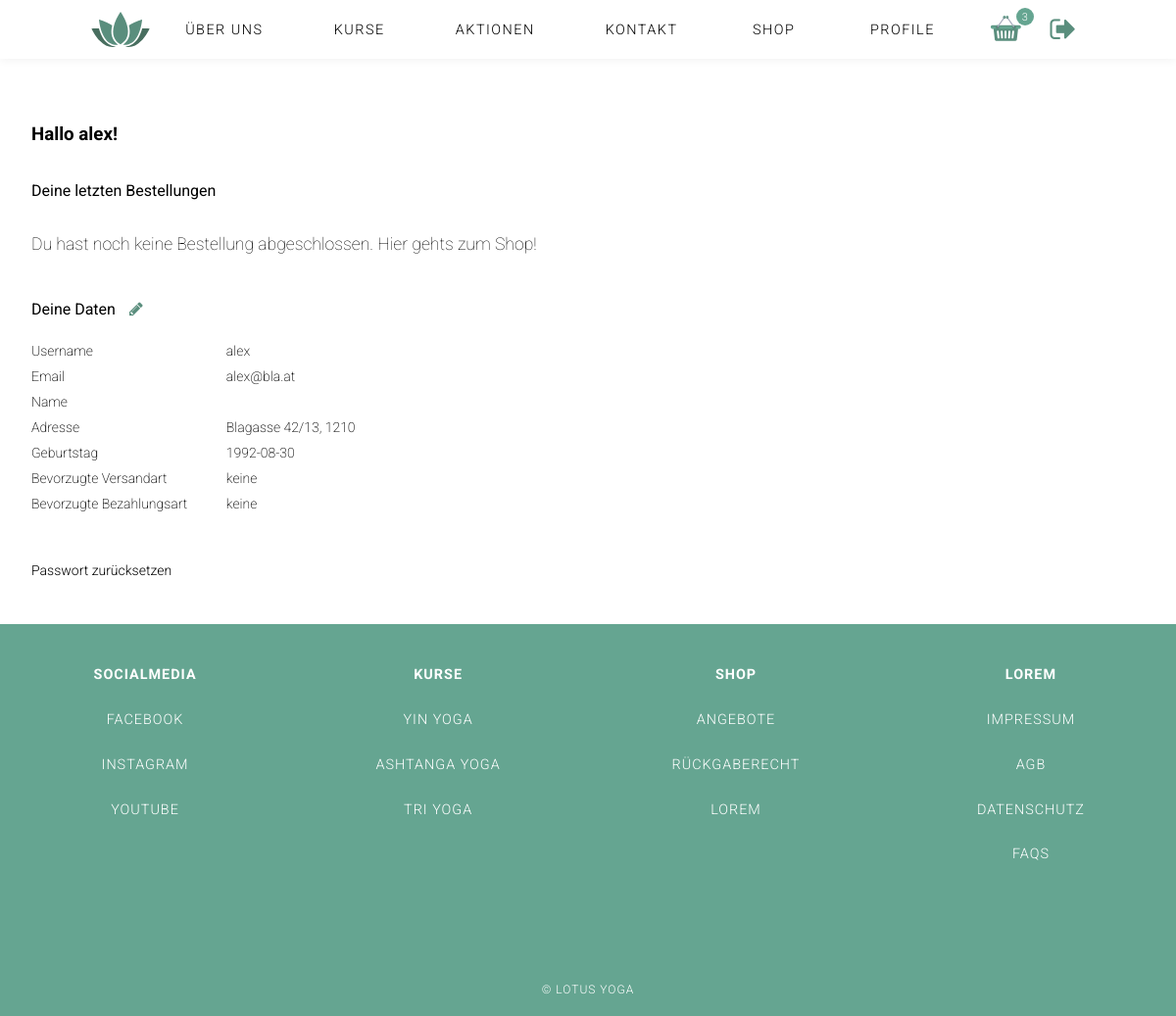
Page /index.php?page=profile (signed in) on the earlier database version.
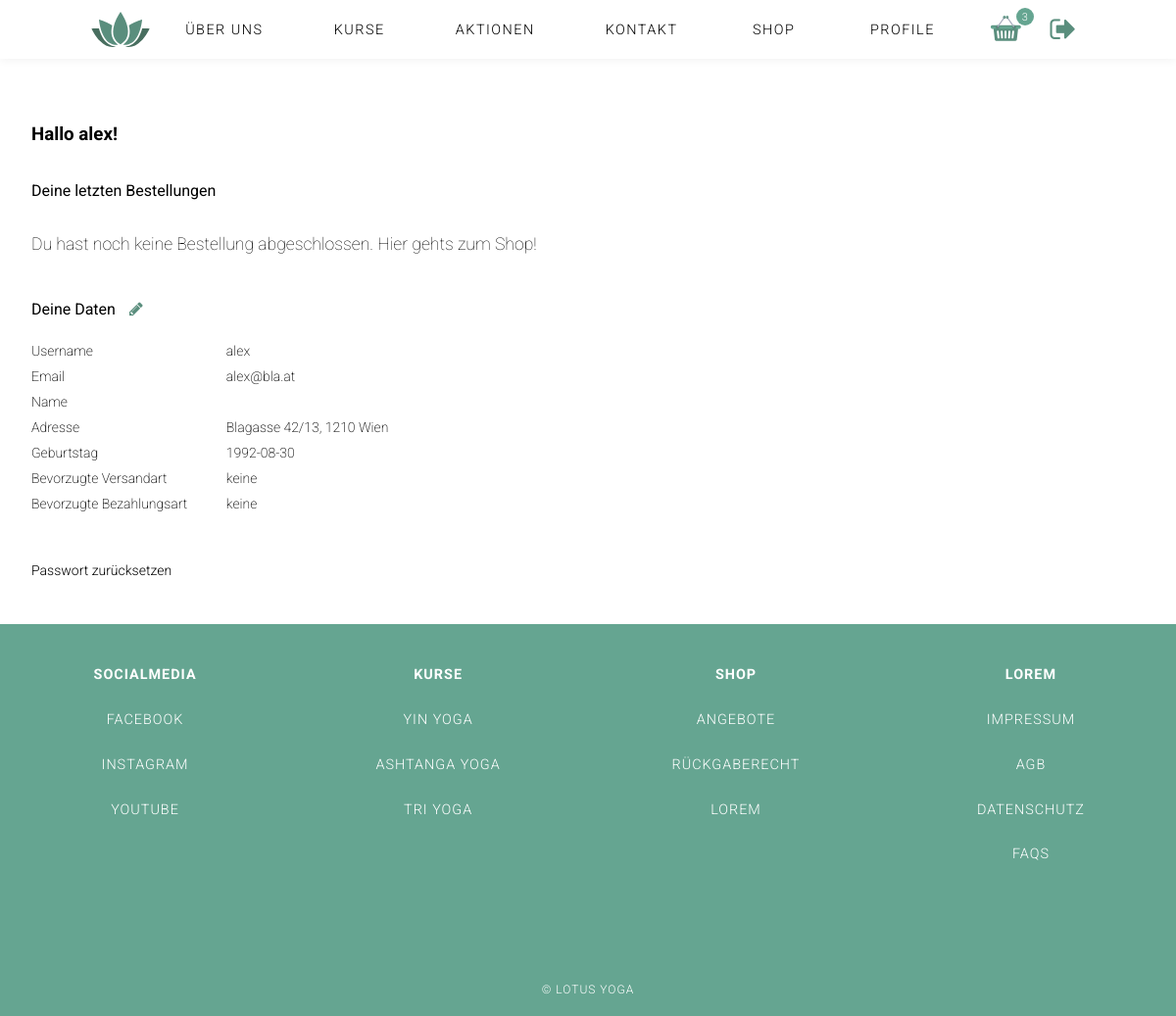
Same page on the later database version.
### tables this page shows
CREATE TABLE IF NOT EXISTS `users` (
  `id` int(11) NOT NULL,
  `_name` varchar(50) NOT NULL,
  `fullname` varchar(100) NOT NULL,
  `email` varchar(70) NOT NULL,
  `password_hash` varchar(100) NOT NULL,
  `gender` varchar(10) NOT NULL,
  `birthday` date NOT NULL,
  `pref_delivery` varchar(40) NOT NULL,
  `pref_payment` varchar(40) NOT NULL,
  `address` varchar(40) NOT NULL,
  `zip_code` int(4) NOT NULL,
  `city` varchar(100) DEFAULT NULL,
  `created_at` timestamp NOT NULL DEFAULT CURRENT_TIMESTAMP,
  `is_active` tinyint(1) NOT NULL DEFAULT '1',
  `deleted_at` timestamp NULL DEFAULT NULL
);

CREATE TABLE IF NOT EXISTS `contents` (
  `id` int(11) NOT NULL,
  `_name` varchar(1000) NOT NULL,
  `type` varchar(150) NOT NULL,
  `content` varchar(1000) NOT NULL DEFAULT '',
  `sequence` int(11) NOT NULL,
  `is_active` tinyint(1) NOT NULL DEFAULT '1',
  `deleted_at` timestamp NULL DEFAULT NULL
);

### index.php (called while the page is built, shortened)
<?php
$content = ('content/');
include('functions/load_content.php');
include('functions/user_functions.php');
include('header.php');
if( ! isset($_GET['page']) ){
	$page = "home";
}else{
	$page = $_GET['page'];
}
if($page){
	$content .= $page .".php";
}
include($content);
include('footer.php');
?>

### functions/user_functions.php (called while the page is built)
<?php
function is_logged_in() {
    return (isset($_SESSION["logged_in"]) && $_SESSION["logged_in"] == true);
}

### functions/load_Content.php (called while the page is built, shortened)
<?php
function get_specific_content_data($table_name, $where, $equals){
    global $link;
    $sql = "SELECT * FROM " .$table_name. " WHERE ". $where . " = " . $equals . " AND deleted_at IS NULL ";
    $res = mysqli_query($link, $sql);
    return $res;
}
function get_ordered_content_data($table_name, $where, $equals, $order_by, $asc_desc){
    global $link;
    $sql = "SELECT * FROM " .$table_name. " WHERE ". $where . " = '" . $equals ."' ORDER BY ".$order_by." ". $asc_desc;
    $res = mysqli_query($link, $sql);
    return $res;
}
if(isset($_SESSION["user"])){
  $user_id = $_SESSION["user"]["user_id"];
  $orders = get_specific_content_data('orders', 'user_id', $user_id);
  $user_info = get_specific_content_data('users', 'id', $user_id);
}else{
    $user_id = null;
}
$footer = get_ordered_content_data('contents', '_name', 'footer', 'sequence', 'asc');
    if(isset($_SESSION['user']['user_id'])) {
        $cart = get_specific_content_data('carts', 'user_id', $_SESSION['user']['user_id']);
    }else if(isset($_SESSION['guest_id'])) {
        $cart = get_specific_content_data('carts', 'guest_id', $_SESSION['guest_id']);
    }else if(!isset($_SESSION['guest_id'])){
        $guest_id = insert_guest();
        $_SESSION['guest_id'] = $guest_id;
        $cart = get_specific_content_data('carts', 'user_id', $_SESSION['guest_id']);
    }
?>

### content/profile.php (the view, shortened to what this page needs)
<section class=" wrapper_profile">
<h3 class="profile_main-hl ">Hallo <?php echo $_SESSION["user"]["username"];?>!</h3>
<section class="profile_section">
<h4 class="profile_sub-hl">Deine letzten Bestellungen</h4>
<?php
if(mysqli_num_rows($orders) > 0){
  while( $row = mysqli_fetch_assoc($orders) ){ ?>
  <p>
  <?php echo $row['email']; ?>
  </p>
  <?php
  }
}else{
?>
<p>Du hast noch keine Bestellung abgeschlossen. <a href="index.php?page=Shop" class="profile_shop_link">Hier gehts zum Shop!</a></p>
<?php
}
?>
</section>
<section class="profile_section">
 <h4 class="profile_sub-hl">Deine Daten</h4>
 <i class="fa fa-pencil pencil_frontend" aria-hidden="true"></i><br />
 <div class="user_info_wrapper">
 <?php
  while( $row = mysqli_fetch_assoc($user_info) ){
    if(isset($row['_name'])){
 ?>
      <div class="profile_info_label">Username </div>
      <div class="profile_info_value"><?php echo $row['_name']; ?></div>
<?php
    }
    if(isset($row['email'])){
    ?>
      <div class="profile_info_label">Email </div>
      <div class="profile_info_value profile_info_value_email"><?php echo $row['email']; ?></div>
    <?php
    }
    if(isset($row['fullname'])){
    ?>
      <div class="profile_info_label">Name </div>
    <?php
    }
    if(isset($row['address'])){
    ?>
      <div class="profile_info_label">Adresse </div>
      <div class="profile_info_value"><?php if($row['address']){ echo $row['address'];}?>, <?php if($row['zip_code']){ echo $row['zip_code'];} ?>  <?php if($row['city']){ echo $row['city'];} ?></div>
    <?php
    }
    if(isset($row['birthday'])){
    ?>
      <div class="profile_info_label">Geburtstag </div>
      <div class="profile_info_value"><?php echo $row['birthday']; ?></div>
    <?php
    }
    ?>
      <div class="profile_info_label">Bevorzugte Versandart </div>
      <?php
      if(isset($row['prev_delivery'])){
      ?>
        <div class="profile_info_value"><?php echo $row['prev_delivery']; ?></div>
      <?php
      }else{
      ?>
        <div class="profile_info_value"> keine</div>
      <?php
      }
      ?>
      <div class="profile_info_label">Bevorzugte Bezahlungsart </div>
      <?php
      if(isset($row['prev_payment'])){
      ?>
        <div class="profile_info_value"><?php echo $row['prev_payment']; ?></div>
      <?php
      }else{
      ?>
        <div class="profile_info_value"> keine</div>
      <?php
      }
      ?>
</div>
    <?php
    }
    ?>
</section>
  <div class="profile_shop_link_wrapper">
    <div class="profile_shop_link  profile_info_label">Passwort zurücksetzen</div>
</section>

### header.php (shortened to what this page needs)
<!DOCTYPE html>
<html lang="de">
<head>
    <link rel="stylesheet" href="css/styles.css">
    <link rel="stylesheet" href="font/fontawesome/css/font-awesome.min.css">
</head>
<body onunload="GUnload()" class="body">
  <?php
  if(!isset($_GET['page']) || $_GET['page'] == 'home') {
    $class = 'header_home';
  }else{
    $class = '';
  }
  if(isset($_COOKIE['landingpage'])){
    $no_landingpage = 'header_no_landingpage';
  }else{
    $no_landingpage = '';
  }
  ?>
  <header class="header <?php echo $class.' '.$no_landingpage;?>">
    <h1 class="logo">
  	  <a href="index.php?page=home#about_us">
  		</a>
  	</h1>
    <nav class="nav nav_main">
      <ul>
    	  <li><a href="<?php if( !isset($_GET['page']) || $_GET['page'] == 'home' ){echo '#about_us';}else{echo 'index.php?page=home#about_us';} ?>">Über uns</a></li>
    	  <li><a href="<?php if( !isset($_GET['page']) || $_GET['page'] == 'home' ){echo '#course';}else{echo 'index.php?page=home#course';} ?>">Kurse</a></li>
        <li><a href="<?php if( !isset($_GET['page']) || $_GET['page'] == 'home' ){echo '#saleproducts_main';}else{echo 'index.php?page=home#saleproducts_main';} ?>">Aktionen</a></li>
          <li><a href="<?php if( !isset($_GET['page']) || $_GET['page'] == 'home' ){echo '#contact';}else{echo 'index.php?page=home#contact';} ?>">Kontakt</a></li>
          <li><a href="index.php?page=Shop">Shop</a></li>
        <li>
            <?php if( is_logged_in() && !isset ($_SESSION['is_admin']) && isset($_SESSION["user"]["user_id"])){ echo "<a href='index.php?page=profile'>Profile</a>"; } ?>
        </li>
          <li class="cart">
            <a href="index.php?page=Warenkorb">CART</a>
          <?php
          $cnt = mysqli_num_rows($cart);
            if($cnt > 0) {
                echo '<span id = "cart-counter" >'.$cnt.'</span >';
            }
            ?>
          </li>
          <?php if( is_logged_in()){ echo '<li><a href=\'index.php?page=home&action=logout\'><i class="fa fa-sign-out logout" aria-hidden="true"></i></a></li>'; }; ?>
  		</ul>
  	</nav>
  </header>

### footer.php (shortened to what this page needs)
  <footer class="footer_main">
    <section class="links_footer" >
<?php
    $cnt = 0;
    while( $row = mysqli_fetch_assoc($footer) ){
      if($row['type'] == 'subheadline'){
          if($cnt != 0){
            echo '</ul>';
          }
          echo '<ul><li><h4>'.$row["content"].'</h4></li>';
      }else{
          echo '<li><a href="'.$row["content"].'">'.$row["type"].'</a>';
      }
      $cnt++;
    }
    ?>
    </section>
    <small class="copyright">
      &copy; Lotus Yoga
    </small>
  </footer>
</body>
</html>

### css/styles.css (style rules this page uses)
* { font-family: 'Roboto', Helvetica, Verdana, sans-serif; box-sizing: border-box; margin: 0; padding: 0; list-style: none; text-decoration: none; }
html { position: relative; }
.body { margin: 0; }
p { font-size: 1.1em; font-weight: 100; line-height: 6vh; }
a { color: inherit; }
.header { z-index: 500; display: flex; width: 100%; height: 120px; transition: background-color 0.3s ease-in-out; background-color: transparent; align-items: center; justify-content: center; color: #fff; position: absolute; top: calc(100vh - 100px); }
.header .logo, .header .cart { visibility: hidden; transition: all 0.8s ease-in-out; }
.header.fixed .logo, .header.fixed .cart, .header.header_no_landingpage .logo, .header.header_no_landingpage .cart { visibility: visible; }
.header.fixed, .header.header_no_landingpage { position: fixed; top: 0; left: 0; width: 100%; background-color: #ffffff; color: #000; }
.header.tiny { height: 60px; color: #000; background-color: #fff; box-shadow: 0 0 10px #eee; }
.logo, .cart { width: 60px; height: 50px; text-indent: -99999px; background-repeat: no-repeat; background-position: center; }
.logo { margin-left: 10px; background-image: url(../img/logo.svg); background-size: cover; }
.cart { transition: 0.3s; background-image: url(../img/shop-images/cart.svg); background-size: contain; }
.cart a { width: 100% !important; height: 100% !important; padding: 0 !important; }
.cart-header span, p { line-height:50px; }
.cart span { background-color: #65a591; width: 18px; height: 18px; display: block; border-radius: 10px; margin-left: 40px; color: white; margin-top: -47px; line-height: 20px; padding-left: 1px; text-align: center; text-indent: initial; font-size: 11px; }
.nav li:last-child:before { visibility: hidden; }
.logo a, .cart a { display: block; height: 100%; }
.nav ul { display: flex; align-items: center; text-align: center; }
.nav ul li { text-transform: uppercase; font-size: 0.9em; letter-spacing: 1.5px; font-weight: 300; min-width: 110px; max-width: 200px; text-align: center; margin: 0 0.5em; }
.nav ul li.cart, .nav ul li:last-child { min-width:auto; }
.nav ul li a { padding: 1em 2em; display: block; transition: all 0.5s ease-in-out; text-shadow: 1px 1px 1px #656565; }
.nav ul li.cart a, .nav ul li:last-child a { padding:0; }
.fixed .nav ul li a, .header_no_landingpage .nav ul li a { text-shadow: none; }
.tiny .nav ul li a { text-shadow: none; }
.logout { font-size: 200% !important; color: #5a8e7d; margin-right: 10px; }
.cart a { display: block; box-sizing: content-box; padding: 0 20px; }
.footer_main h4 { padding: 1em 0em; }
.footer_main { padding-top: 2em; height: 400px; background-color: #65a591; color: #fff; text-transform: uppercase; font-size: 0.9em; letter-spacing: 1px; font-weight: 300; text-align: center; position: relative; }
.links_footer { display: flex; justify-content: space-around; }
.links_footer ul li a { transition: all 0.5s ease-in-out; display: block; padding: 1em; min-width: 150px; }
.copyright { display: block; text-align: center; position: absolute; left: 0; right: 0; bottom: 20px; }
.nav_backend li p, i { color: #eee; }
.wrapper_profile { padding: 2em; }
.profile_section { margin-bottom: 2em; }
.profile_section div { font-weight: 200; }
.profile_section h4 { font-weight: 400; }
.profile_main-hl { padding: 5em 0 2em; }
.profile_info_label { width: 195px; margin: 5px 0; }
div.profile_shop_link { margin: 15px 0; font-weight: 300; cursor: pointer; }
.profile_info_value { width: 88%; max-width: calc(100% - 201px); text-align: left; }
.profile_info_value, .profile_info_label { display: inline-block; font-size: 14px; }
.pencil_frontend { color: #5a8e7d; cursor: pointer; }
.profile_sub-hl { display:inline-block; margin-right: 10px; margin-bottom: 20px; }

Differences in the rows shown:
changed users "alex": city (not shown) → "Wien"
